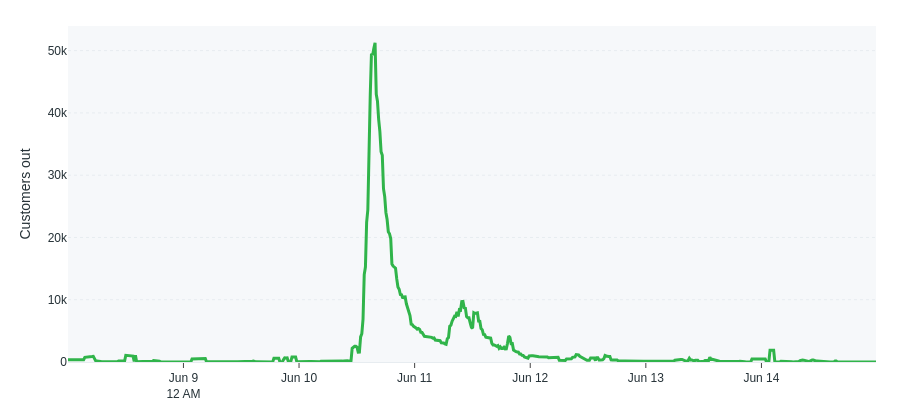

This figure's notebook cell:
### Code cell
# BUILD INTERACTIVE GRAPH
fig=go.Figure(go.Scatter(x=df["Timestamp"],y=df["CUSTOMERS_OUT"],mode="lines",name="Customers out",line={"color":LINE_COLOR,"width":LINE_WIDTH_PX},connectgaps=False,hovertemplate="<b>%{x|%a, %b %-d, %Y %I:%M %p}</b><br>Customers out: <b>%{y:,.0f}</b><extra></extra>"))
fig.update_layout(template="none",height=WIDGET_HEIGHT_PX,paper_bgcolor=CARD_BACKGROUND_COLOR,plot_bgcolor=PLOT_BACKGROUND_COLOR,margin={"l":68,"r":24,"t":26,"b":58},font={"family":"Mark Pro, Arial, sans-serif","size":BODY_SIZE_PX,"color":TEXT_COLOR},showlegend=False,hovermode="x unified",dragmode="pan",hoverlabel={"bgcolor":"#FFFFFF","bordercolor":LINE_COLOR})
fig.update_xaxes(showgrid=False,showline=True,linecolor=GRID_COLOR,ticks="outside",tickformat="%b %-d\n%I %p",tickfont={"family":"Mark Pro Bold, Mark Pro, Arial, sans-serif","size":BODY_SIZE_PX,"color":TEXT_COLOR},hoverformat="%a, %b %-d, %Y %I:%M %p",automargin=True,showspikes=True,spikemode="across",spikesnap="cursor",spikecolor=LINE_COLOR,spikethickness=1,spikedash="dot")
fig.update_yaxes(title_text="Customers out",separatethousands=True,rangemode="tozero",showgrid=True,gridcolor=GRID_COLOR,griddash="dot",zeroline=False,automargin=True,fixedrange=True)
CHART_CONFIG={"responsive":True,"displaylogo":False,"scrollZoom":True,"modeBarButtonsToRemove":["lasso2d","select2d"]}
fig.show(config=CHART_CONFIG)

### Figure 1 — Plotly figure (JSON) as saved in the notebook; plotly's stock layout.template omitted (floating-point values rounded to 4 significant figures; data arrays with more than 128 entries replaced by an {"elided": "..."} marker saying what was removed)
{"data": [{"connectgaps": false, "hovertemplate": "<b>%{x|%a, %b %-d, %Y %I:%M %p}</b><br>Customers out: <b>%{y:,.0f}</b><extra></extra>", "line": {"color": "#30B44A", "width": 3}, "mode": "lines", "name": "Customers out", "type": "scatter", "x": {"elided": "667 str values"}, "y": {"elided": "667 int values"}}], "layout": {"dragmode": "pan", "font": {"color": "#263238", "family": "Mark Pro, Arial, sans-serif", "size": 12}, "height": 420, "hoverlabel": {"bgcolor": "#FFFFFF", "bordercolor": "#30B44A"}, "hovermode": "x unified", "margin": {"b": 58, "l": 68, "r": 24, "t": 26}, "paper_bgcolor": "#FFFFFF", "plot_bgcolor": "#F6F8FA", "showlegend": false, "xaxis": {"automargin": true, "hoverformat": "%a, %b %-d, %Y %I:%M %p", "linecolor": "#E7ECF0", "showgrid": false, "showline": true, "showspikes": true, "spikecolor": "#30B44A", "spikedash": "dot", "spikemode": "across", "spikesnap": "cursor", "spikethickness": 1, "tickfont": {"color": "#263238", "family": "Mark Pro Bold, Mark Pro, Arial, sans-serif", "size": 12}, "tickformat": "%b %-d\n%I %p", "ticks": "outside"}, "yaxis": {"automargin": true, "fixedrange": true, "gridcolor": "#E7ECF0", "griddash": "dot", "rangemode": "tozero", "separatethousands": true, "showgrid": true, "title": {"text": "Customers out"}, "zeroline": false}}}
